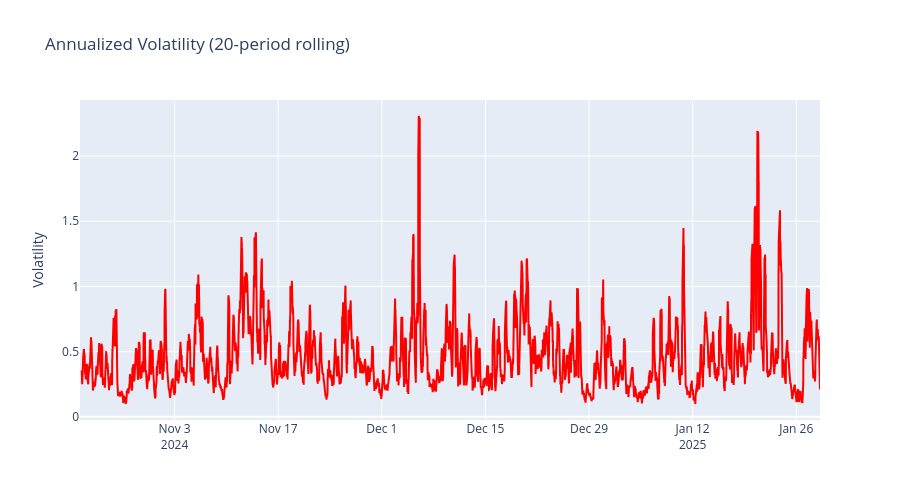

Source (notebook cell):
### Markdown cell above
## 4. Volatility Analysis

### Code cell
# Calculate returns and volatility
df['returns'] = df['close'].pct_change()
df['volatility'] = df['returns'].rolling(window=20).std() * np.sqrt(365 * 24 * 4)  # Annualized

# Plot volatility
fig = go.Figure()

fig.add_trace(go.Scatter(x=df.index, y=df['volatility'],
                         name='Volatility',
                         line=dict(color='red')))

fig.update_layout(title='Annualized Volatility (20-period rolling)',
                  yaxis_title='Volatility',
                  height=500)

fig.show()

# Distribution of returns
plt.figure(figsize=(12, 6))
sns.histplot(df['returns'].dropna(), bins=100, kde=True)
plt.title('Distribution of Returns')
plt.xlabel('Returns')
plt.ylabel('Frequency')
plt.show()

### Figure 1 — Plotly figure (JSON) as saved in the notebook; plotly's stock layout.template omitted (floating-point values rounded to 4 significant figures; data arrays with more than 128 entries replaced by an {"elided": "..."} marker saying what was removed)
{"data": [{"line": {"color": "red"}, "name": "Volatility", "type": "scatter", "x": {"elided": "9600 str values"}, "y": {"elided": "9600 float values"}}], "layout": {"height": 500, "title": {"text": "Annualized Volatility (20-period rolling)"}, "yaxis": {"title": {"text": "Volatility"}}}}
